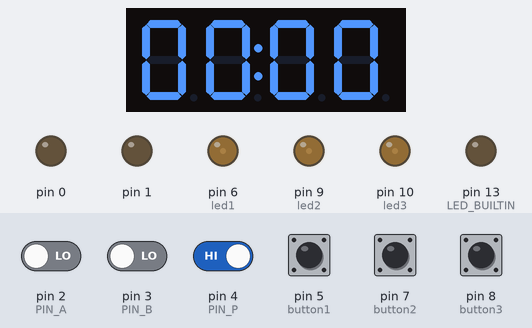
Bench run of a sketch on a simulated Arduino Leonardo, built with avr-gcc and run on an emulated ATmega32U4. Parts: 4-digit seven-segment display, output pins drawn as LEDs (lit = HIGH). The test bench sets the inputs (shaded band); at power-on: pin 4 (PIN_P), pin 5 (button1), pin 7 (button2), pin 8 (button3) HIGH, pin 2 (PIN_A), pin 3 (PIN_B) LOW. What the sketch prints to the serial monitor is not drawn.

Above: at 1.2 s.
1.3 s: pin 5 (button1) pulled LOW for 0.15 s
3.1 s: pin 7 (button2) pulled LOW for 0.15 s
4.9 s: pin 8 (button3) pulled LOW for 0.15 s
10.3 s: pin 4 (PIN_P) driven LOW and pin 5 (button1) driven LOW
Timing chart, 0 to 13.3 s (numbered marks = the images above; inputs shaded):
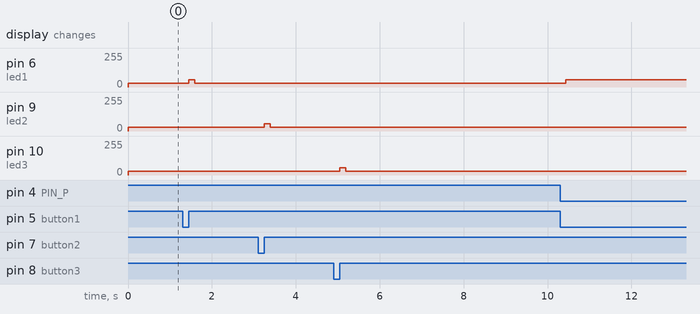

The sketch:

Display_3Buttons_DimmableLED_Encoderv3.ino
```cpp
#include <MIDIUSB.h>
#include <Bounce2.h>
#include <TM1637Display.h>
#include <math.h> // Para funciones matemáticas

// Pines del botón y LED
#define button1 5
#define led1 6 // pin PWM
#define button2 7
#define led2 9 // pin PWM
#define button3 8
#define led3 10 // pin PWM

// Pines del encoder
#define PIN_A 2
#define PIN_B 3
#define PIN_P 4

// Notas MIDI para los botones y el encoder
#define NOTE_C3 48
#define NOTE_CSharp3 49 // Nota para el botón 2
#define NOTE_D3 50 // Nota para el botón 3
#define NOTE_E3 52 // Nota para el movimiento a la izquierda cuando el botón del encoder está presionado
#define NOTE_F3 53 // Nota para el movimiento a la derecha cuando el botón del encoder está presionado
#define NOTE_DS3 51 // Nota para el botón del encoder

// Control Change para el encoder
#define CC_BRIGHTNESS 16

// Brillo máximo y mínimo para el LED y el display
#define MAX_BRIGHTNESS 255
#define MIN_BRIGHTNESS 0
#define DISPLAY_MAX_BRIGHTNESS 7 // Brillo máximo del display (0-7)
#define DISPLAY_MIN_BRIGHTNESS 0 // Brillo mínimo del display (0-7)
#define IDLE_BRIGHTNESS 0.5 // 50% de brillo cuando el botón no está presionado

// Estados del botón
Bounce debouncedButton1 = Bounce();
Bounce debouncedButtonP = Bounce();
Bounce debouncedButton2 = Bounce();
Bounce debouncedButton3 = Bounce();

// Variables del encoder
uint8_t lrmem;
int num = 64; // Posición inicial en el centro del rango (50%)
int lastCCValue = -1; // Último valor MIDI CC enviado
bool brightnessAdjustmentMode = false;
unsigned long buttonPressTime = 0;
unsigned long lastBlinkTime = 0;
bool displayState = true;

// Pines para el TM1637
#define CLK 14
#define DIO 15

// Inicializar TM1637
TM1637Display display(CLK, DIO);

// Variables para almacenar el tiempo actual
volatile int minutes = 0;
volatile int seconds = 0;
volatile int lastSeconds = -1; // Para verificar cambios en los segundos

// Variables globales para el timecode
byte timecode[8] = {0, 0, 0, 0, 0, 0, 0, 0};

// Función para enviar Note On
void sendNoteOn(byte note, byte velocity, byte channel) {
    midiEventPacket_t noteOn = {0x09, 0x90 | channel, note, velocity};
    MidiUSB.sendMIDI(noteOn);
    MidiUSB.flush();
}

// Función para enviar Note Off
void sendNoteOff(byte note, byte velocity, byte channel) {
    midiEventPacket_t noteOff = {0x08, 0x80 | channel, note, velocity};
    MidiUSB.sendMIDI(noteOff);
    MidiUSB.flush();
}

// Función para enviar Control Change
void sendControlChange(byte controller, byte value, byte channel) {
    midiEventPacket_t controlChange = {0x0B, 0xB0 | channel, controller, value};
    MidiUSB.sendMIDI(controlChange);
    MidiUSB.flush();
}

// Función para calcular el brillo logarítmico
int calculateLogarithmicBrightness(int value) {
    // Normalizar el valor entre 0 y 127
    float normalizedValue = value / 127.0;

    // Aplicar la función exponencial para obtener un valor logarítmico
    float logBrightness = pow(normalizedValue, 2.2); // Puedes ajustar el exponente para cambiar la curva

    // Mapear el brillo logarítmico al rango de brillo del LED
    return map(logBrightness * 127, 0, 127, MIN_BRIGHTNESS, MAX_BRIGHTNESS);
}

// Función para calcular el brillo del display
int calculateDisplayBrightness(int value) {
    // Normalizar el valor entre 0 y 127
    float normalizedValue = value / 127.0;

    // Mapear el valor normalizado al rango de brillo del display (0-7)
    return map(normalizedValue * 127, 0, 127, DISPLAY_MIN_BRIGHTNESS, DISPLAY_MAX_BRIGHTNESS);
}

// Configuración inicial del Arduino
void setup() {
    // Configurar botones como entrada con resistencia pull-up
    debouncedButton1.attach(button1, INPUT_PULLUP);
    debouncedButtonP.attach(PIN_P, INPUT_PULLUP);
    debouncedButton2.attach(button2, INPUT_PULLUP);
    debouncedButton3.attach(button3, INPUT_PULLUP);

    // Configurar intervalo de debounce
    debouncedButton1.interval(20);
    debouncedButtonP.interval(20);
    debouncedButton2.interval(20);
    debouncedButton3.interval(20);

    // Configurar LEDs como salida
    pinMode(led1, OUTPUT);
    pinMode(led2, OUTPUT);
    pinMode(led3, OUTPUT);

    // Apagar o atenuar los LEDs incorporados del Arduino
    pinMode(LED_BUILTIN, OUTPUT);
    digitalWrite(LED_BUILTIN, LOW); // Apagar el LED incorporado

    // Apagar los LEDs RX y TX
    pinMode(0, OUTPUT);
    digitalWrite(0, LOW);
    pinMode(1, OUTPUT);
    digitalWrite(1, LOW);

    // Inicializar LEDs apagados
    int initialBrightness = calculateLogarithmicBrightness(num);
    analogWrite(led1, initialBrightness);
    analogWrite(led2, initialBrightness);
    analogWrite(led3, initialBrightness);

    // Inicializar el display TM1637
    display.setBrightness(calculateDisplayBrightness(num)); // Ajustar el brillo inicial del display

    Serial.begin(115200);
    Serial.println("Sistema configurado con 3 botones, 3 LEDs, encoder, display TM1637 y MIDI USB.");

    // Configurar interrupciones para el encoder
    attachInterrupt(digitalPinToInterrupt(PIN_A), rotary, CHANGE);
    attachInterrupt(digitalPinToInterrupt(PIN_B), rotary, CHANGE);
}

// Función para actualizar el brillo de los LEDs según el estado de los botones
void updateLedBrightness(int ledPin, Bounce &button, int brightness) {
    if (button.read() == LOW) {
        analogWrite(ledPin, brightness);
    } else {
        analogWrite(ledPin, brightness * IDLE_BRIGHTNESS);
    }
}

// Bucle principal del Arduino
void loop() {
    // Leer y estabilizar el valor del encoder
    num = constrain(num, 0, 127); // Asegurar que num se mantenga dentro del rango 0-127
    int brightnessStep = num; // Mapear a pasos de 1
    int brightness = calculateLogarithmicBrightness(brightnessStep);
    int displayBrightness = calculateDisplayBrightness(brightnessStep);

    // Actualizar estado de los botones
    debouncedButton1.update();
    debouncedButtonP.update();
    debouncedButton2.update();
    debouncedButton3.update();

    // Verificar si el botón del encoder está presionado y mantener la nota D#3 encendida
    if (debouncedButtonP.fell()) {
        buttonPressTime = millis();
        sendNoteOn(NOTE_DS3, 127, 0);
        Serial.println("Nota D#3 ON enviada");
    }
    if (debouncedButtonP.rose()) {
        if (!brightnessAdjustmentMode) {
            sendNoteOff(NOTE_DS3, 127, 0);
            Serial.println("Nota D#3 OFF enviada");
        }
    }

    // Verificar si el botón del encoder está presionado por más de 3 segundos para entrar en modo de ajuste de brillo
    if (debouncedButtonP.read() == LOW && (millis() - buttonPressTime) > 3000) {
        brightnessAdjustmentMode = !brightnessAdjustmentMode; // Cambiar el modo
        buttonPressTime = millis(); // Reiniciar el tiempo de presionado
        if (brightnessAdjustmentMode) {
            Serial.println("Entrando en modo de ajuste de brillo");
        } else {
            // Confirmar el ajuste de brillo
            sendNoteOff(NOTE_DS3, 127, 0);
            display.setBrightness(displayBrightness); // Establecer el brillo ajustado del display
            Serial.println("Saliendo del modo de ajuste de brillo");
        }
    }

    // Modo de ajuste de brillo
    if (brightnessAdjustmentMode) {
        // Parpadeo del display
        if ((millis() - lastBlinkTime) > 500) {
            displayState = !displayState;
            display.setBrightness(displayState ? DISPLAY_MAX_BRIGHTNESS : DISPLAY_MIN_BRIGHTNESS);
            lastBlinkTime = millis();
        }

        // Ajuste de brillo sin necesidad de presionar el botón
        if (brightnessStep != lastCCValue) {
            analogWrite(led1, brightness);
            analogWrite(led2, brightness);
            analogWrite(led3, brightness);

            sendControlChange(CC_BRIGHTNESS, brightnessStep, 0);
            lastCCValue = brightnessStep;
            Serial.print("MIDI CC Brightness Step: ");
            Serial.println(brightnessStep);
        }
    } else {
        // Modo normal
        if (brightnessStep != lastCCValue) {
            if (debouncedButtonP.read() != LOW) {
                // Enviar notas E y F
                if (brightnessStep > lastCCValue) {
                    sendNoteOn(NOTE_F3, 127, 0);
                    sendNoteOff(NOTE_F3, 127, 0);
                    Serial.println("Nota F3 enviada");
                } else if (brightnessStep < lastCCValue) {
                    sendNoteOn(NOTE_E3, 127, 0);
                    sendNoteOff(NOTE_E3, 127, 0);
                    Serial.println("Nota E3 enviada");
                }
                lastCCValue = brightnessStep;
            }
        }
    }

    // Manejar botón 1
    if (debouncedButton1.fell()) {
        sendNoteOn(NOTE_C3, 127, 0);
        Serial.println("Nota C3 ON enviada");
    }
    if (debouncedButton1.rose()) {
        sendNoteOff(NOTE_C3, 127, 0);
        Serial.println("Nota C3 OFF enviada");
    }

    // Manejar botón 2
    if (debouncedButton2.fell()) {
        sendNoteOn(NOTE_CSharp3, 127, 0);
        Serial.println("Nota C#3 ON enviada");
    }
    if (debouncedButton2.rose()) {
        sendNoteOff(NOTE_CSharp3, 127, 0);
        Serial.println("Nota C#3 OFF enviada");
    }

    // Manejar botón 3
    if (debouncedButton3.fell()) {
        sendNoteOn(NOTE_D3, 127, 0);
        Serial.println("Nota D3 ON enviada");
    }
    if (debouncedButton3.rose()) {
        sendNoteOff(NOTE_D3, 127, 0);
        Serial.println("Nota D3 OFF enviada");
    }

    // Actualizar el brillo de los LEDs en función del estado de los botones
    updateLedBrightness(led1, debouncedButton1, brightness);
    updateLedBrightness(led2, debouncedButton2, brightness);
    updateLedBrightness(led3, debouncedButton3, brightness);

    // Leer los mensajes MIDI entrantes
    midiEventPacket_t rx;
    do {
        rx = MidiUSB.read();
        if (rx.header != 0) {
            handleMIDIMessage(rx);
        }
    } while (rx.header != 0);

    // Refrescar el display
    multiplexDisplay(minutes, seconds);

    delay(50); // Reducir el retraso para mejorar la respuesta
}

// Manejar los mensajes MIDI entrantes
void handleMIDIMessage(midiEventPacket_t rx) {
    if (rx.byte1 == 0xB0 && rx.byte2 == CC_BRIGHTNESS) { // Control Change Message for brightness
        int brightnessValue = rx.byte3;
        num = brightnessValue;

        // Actualizar el brillo de los LEDs y del display
        int brightness = calculateLogarithmicBrightness(num);
        int displayBrightness = calculateDisplayBrightness(num);

        analogWrite(led1, brightness);
        analogWrite(led2, brightness);
        analogWrite(led3, brightness);

        display.setBrightness(displayBrightness);

        Serial.print("Control Change for Brightness: ");
        Serial.println(brightnessValue);
    }

    if (rx.byte1 == 0xF1) { // Quarter Frame Message
        handleMTCQuarterFrame(rx.byte2);
    }
}

// Manejar los mensajes de Quarter Frame del código de tiempo MIDI
void handleMTCQuarterFrame(byte data1) {
    byte messageType = (data1 & 0x70) >> 4;
    byte value = data1 & 0x0F;

    // Actualizar la parte correspondiente del timecode
    timecode[messageType] = value;

    // Solo actualizar los valores de minutos y segundos si todos los nibbles necesarios están disponibles
    if (messageType == 7) {
        // Decodificar los segundos
        seconds = (timecode[2] & 0x0F) | ((timecode[3] & 0x07) << 4);
        // Decodificar los minutos
        minutes = (timecode[4] & 0x0F) | ((timecode[5] & 0x07) << 4);

        // Mostrar el tiempo decodificado solo si los segundos han cambiado
        if (seconds != lastSeconds) {
            Serial.print("Tiempo Decodificado -> Minutos: ");
            Serial.print(minutes);
            Serial.print(", Segundos: ");
            Serial.println(seconds);
            lastSeconds = seconds;
        }
    }
}

// Multiplexar el display para mostrar los valores de minutos y segundos
void multiplexDisplay(int minutes, int seconds) {
    // Combinar minutos y segundos en un array de 4 dígitos
    uint8_t data[] = {
        (minutes / 10) % 10,
        minutes % 10,
        (seconds / 10) % 10,
        seconds % 10
    };

    // Mostrar los valores en el display TM1637
    display.showNumberDecEx((minutes * 100) + seconds, 0b01000000, true);
}

// Función de interrupción para manejar la rotación del encoder
void rotary() {
    static int lrsum = 0;
    static int8_t TRANS[] = {0, -1, 1, 14, 1, 0, 14, -1, -1, 14, 0, 1, 14, 1, -1, 0};
    int8_t l, r;

    l = digitalRead(PIN_A);
    r = digitalRead(PIN_B);

    lrmem = ((lrmem & 0x03) << 2) + 2 * l + r;
    lrsum = lrsum + TRANS[lrmem];
    /* encoder no está en el estado neutral (detent) */
    if (lrsum % 4 != 0) return;
    /* encoder en el estado neutral - rotación en sentido horario */
    if (lrsum == 4) {
        lrsum = 0;
        if (brightnessAdjustmentMode) {
            num = num + 1; // Ajustar en pasos de 1
        } else {
            sendNoteOn(NOTE_F3, 127, 0);
            sendNoteOff(NOTE_F3, 127, 0);
            Serial.println("Nota F3 enviada");
        }
        return;
    }
    /* encoder en el estado neutral - rotación en sentido antihorario */
    if (lrsum == -4) {
        lrsum = 0;
        if (brightnessAdjustmentMode) {
            num = num - 1; // Ajustar en pasos de 1
        } else {
            sendNoteOn(NOTE_E3, 127, 0);
            sendNoteOff(NOTE_E3, 127, 0);
            Serial.println("Nota E3 enviada");
        }
        return;
    }
    /* lrsum > 0 si la transición es imposible */
    lrsum = 0;
    return;
}
```

Measured:
- after the input at 1.3 s, pin 6 (led1): 28/255 → 56/255 after 0.14 s, → 28/255 0.14 s later
- after the input at 3.1 s, pin 9 (led2): 28/255 → 56/255 after 0.14 s, → 28/255 0.14 s later
- after the input at 4.9 s, pin 10 (led3): 28/255 → 56/255 after 0.14 s, → 28/255 0.14 s later
- after the input at 10.3 s, pin 6 (led1): 28/255 → 56/255 after 0.14 s
